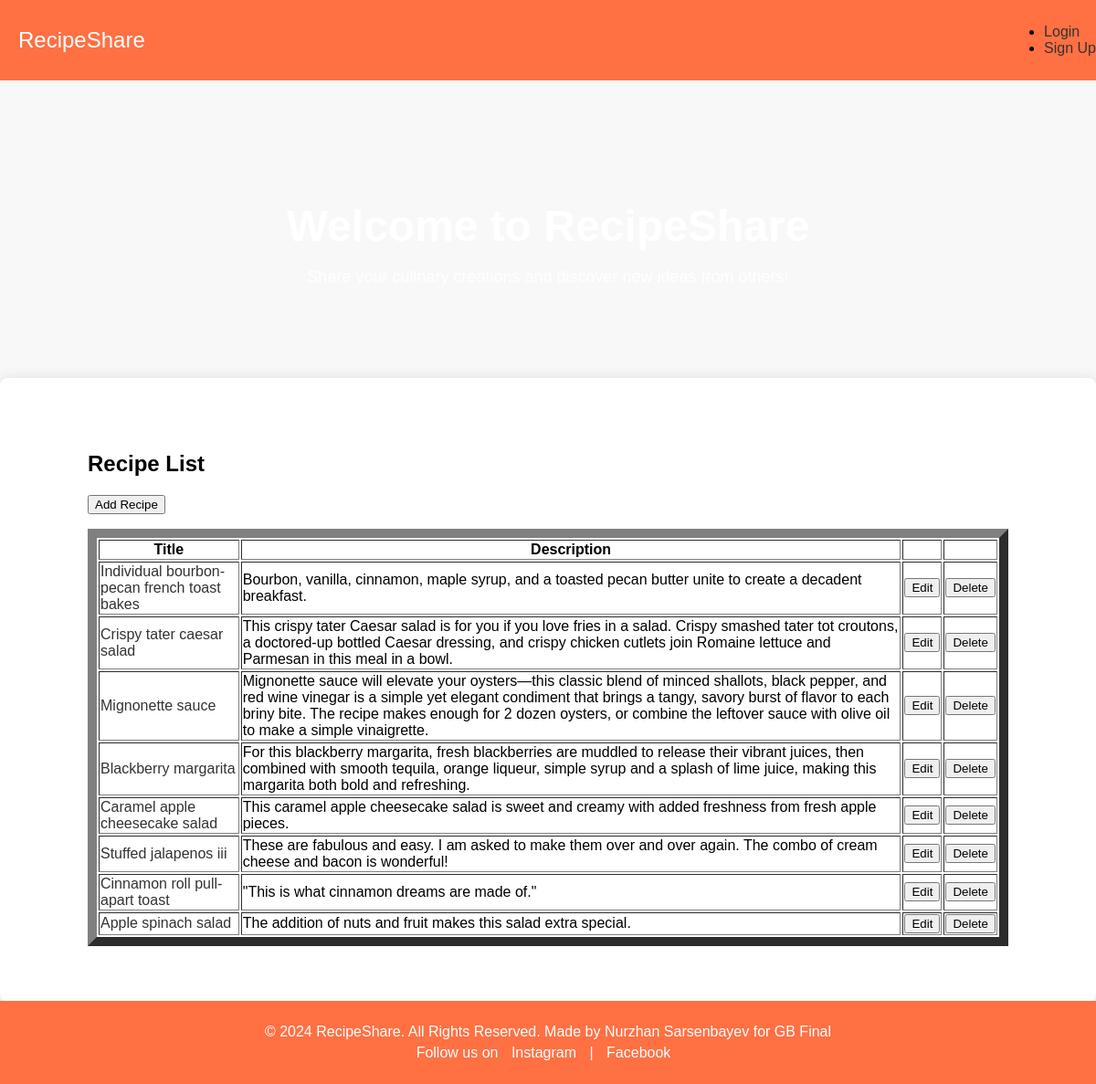
The app's page /recipes/ with its own data.
### recipe_app/models.py (models this page shows, shortened)
class Recipe(models.Model):
    title = models.CharField(max_length=100)
    description = models.TextField()
    process = models.TextField()
    cooking_time = models.IntegerField(help_text='Time in minutes')
    image = models.ImageField(upload_to='recipe_images', null=True, blank=True)
    author = models.ForeignKey(settings.AUTH_USER_MODEL,on_delete=models.CASCADE,null=True, blank=True)
    ingredients = models.ManyToManyField('Ingredient', related_name='recipes')  # Changed to ManyToMany
    categories = models.ManyToManyField('Category', related_name='recipes')  # Changed to ManyToMany
    created_at = models.DateTimeField(auto_now_add=True)
    updated_at = models.DateTimeField(auto_now=True)

### recipe_app/views.py (the view)
# urls.py: path('recipes/', views.RecipeList.as_view(), name='recipe_list'),
class RecipeList(ListView):
  model = Recipe
  template_name = 'recipe_app/recipe_list.html'

### recipe_app/templates/recipe_app/recipe_list.html (shortened to what this page needs)
{% extends './base.html' %}
{% block content %}
<h2>Recipe List</h2>
<a href="{% url 'recipe_create' %}"><button class="btn">Add Recipe</button></a>
<table border="10" id="recipe">
    <tr>
    <th>Title</th>
    <th>Description</th>
      <th> </th>
      <th> </th>
  </tr>
  {% for recipe in recipe_list %}
  <tr>
      <td><a href="{% url 'recipe_detail' recipe.id%}">{{ recipe.title }}</a></td>
      <td>{{ recipe.description }}</td>
      <td><a href="{% url 'recipe_update' recipe.id %}"><button>Edit</button></a></td>
      <td><a href="{% url 'recipe_delete' recipe.id %}"><button>Delete</button></a></td>
  </tr>
  {% endfor %}
</table>
{% endblock %}

### recipe_app/static/styles.css (style rules this page uses)
body { font-family: 'Arial', sans-serif; background-color: #f8f8f8; margin: 0; padding: 0; }
a { text-decoration: none; color: #333; }

### records on screen
Recipe: title "Individual bourbon-pecan french toast bakes", description "Bourbon, vanilla, cinnamon, maple syrup, and a toasted pecan butter unite to create a decadent breakfast."
Recipe: title "Crispy tater caesar salad", description "This crispy tater Caesar salad is for you if you love fries in a salad. Crispy smashed tater tot croutons, a doctored-up bottled Caesar dressing, and crispy chicken cutlets join Romaine lettuce and Parmesan in this meal in a bowl."
Recipe: title "Mignonette sauce", description "Mignonette sauce will elevate your oysters—this classic blend of minced shallots, black pepper, and red wine vinegar is a simple yet elegant condiment that brings a tangy, savory burst of flavor to each briny bite. The recipe makes enough for 2 dozen oysters, or combine the leftover sauce with olive oil to make a simple vinaigrette."
Recipe: title "Blackberry margarita", description "For this blackberry margarita, fresh blackberries are muddled to release their vibrant juices, then combined with smooth tequila, orange liqueur, simple syrup and a splash of lime juice, making this margarita both bold and refreshing."
Recipe: title "Caramel apple cheesecake salad", description "This caramel apple cheesecake salad is sweet and creamy with added freshness from fresh apple pieces."
Recipe: title "Stuffed jalapenos iii", description "These are fabulous and easy. I am asked to make them over and over again. The combo of cream cheese and bacon is wonderful!"
Recipe: title "Cinnamon roll pull-apart toast", description "\"This is what cinnamon dreams are made of.\""
Recipe: title "Apple spinach salad", description "The addition of nuts and fruit makes this salad extra special."
